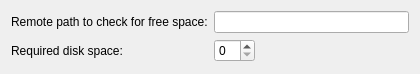
<?xml version="1.0" encoding="UTF-8"?>
<ui version="4.0">
 <class>RemoteLinuxCheckForFreeDiskSpaceStepWidget</class>
 <widget class="QWidget" name="RemoteLinuxCheckForFreeDiskSpaceStepWidget">
  <property name="geometry">
   <rect>
    <x>0</x>
    <y>0</y>
    <width>420</width>
    <height>74</height>
   </rect>
  </property>
  <property name="windowTitle">
   <string>Form</string>
  </property>
  <layout class="QFormLayout" name="formLayout">
   <item row="0" column="0">
    <widget class="QLabel" name="pathLabel">
     <property name="text">
      <string>Remote path to check for free space:</string>
     </property>
    </widget>
   </item>
   <item row="0" column="1">
    <widget class="QLineEdit" name="pathLineEdit"/>
   </item>
   <item row="1" column="0">
    <widget class="QLabel" name="requiredSpaceLabel">
     <property name="text">
      <string>Required disk space:</string>
     </property>
    </widget>
   </item>
   <item row="1" column="1">
    <widget class="QSpinBox" name="requiredSpaceSpinBox">
     <property name="sizePolicy">
      <sizepolicy hsizetype="Fixed" vsizetype="Fixed">
       <horstretch>0</horstretch>
       <verstretch>0</verstretch>
      </sizepolicy>
     </property>
     <property name="suffix">
      <string/>
     </property>
    </widget>
   </item>
  </layout>
 </widget>
 <resources/>
 <connections/>
</ui>
